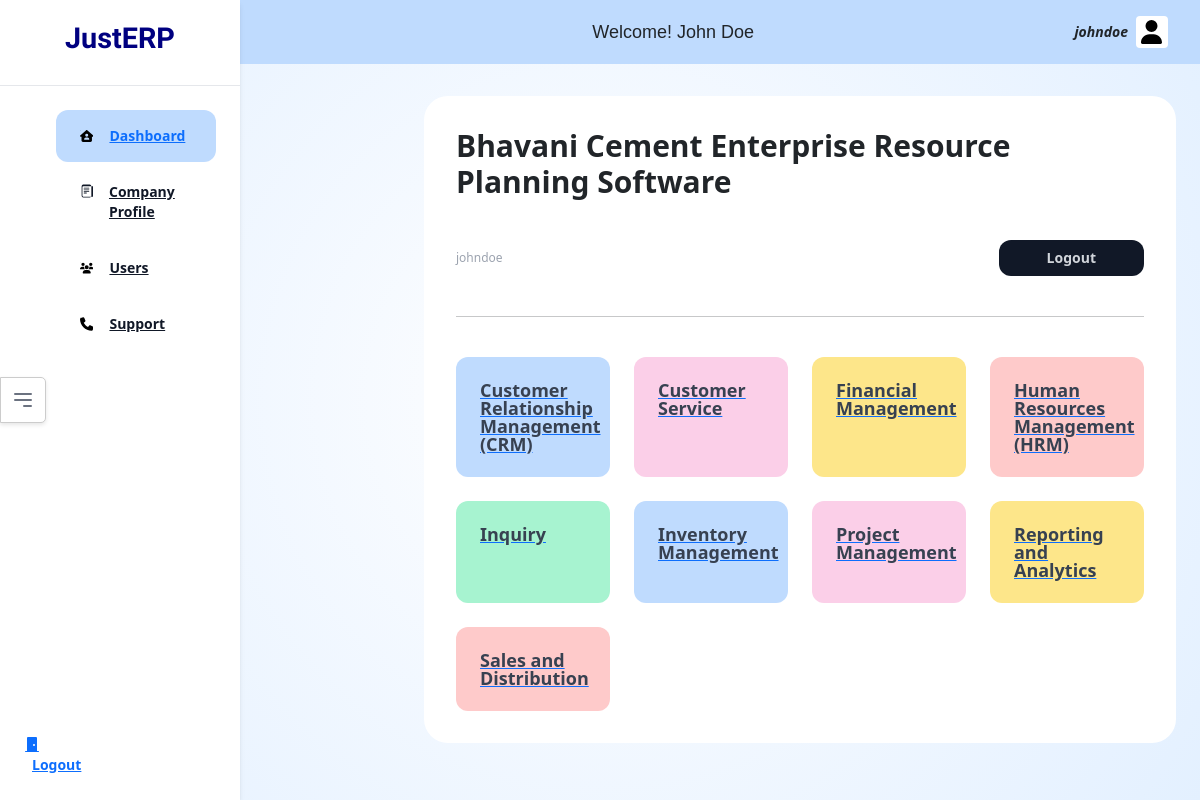
Page /home/dashboard/ (signed in) on the committed database.
### authapp/models.py (models this page shows, shortened)
class CustomUser(AbstractBaseUser, PermissionsMixin):
    username = models.CharField(max_length=150, unique=True)
    email = models.EmailField(unique=True)
    first_name = models.CharField(max_length=30)
    last_name = models.CharField(max_length=30)
    company=models.ForeignKey(CompanyProfile, on_delete=models.CASCADE, null=True)
    type = models.CharField(max_length=10, choices=[('root', 'Root'), ('normal', 'Normal')], default='normal')
    profile=models.ForeignKey(Profile, on_delete=models.PROTECT, null=True, blank=True)
    is_active = models.BooleanField(default=True)
    is_staff = models.BooleanField(default=False)
    permissions=models.ManyToManyField(Permission)
    date_joined = models.DateTimeField(default=timezone.now)
    objects = CustomUserManager()
    USERNAME_FIELD = 'email'
    REQUIRED_FIELDS = ['company','username', 'first_name', 'last_name']

class CompanyProfile(models.Model):
    company_id=models.AutoField(primary_key=True)
    company_name = models.CharField(max_length=100)
    contact_person_name = models.CharField(max_length=100)
    contact_email = models.EmailField()
    contact_phone = models.CharField(max_length=20)
    company_address = models.TextField(blank=True, null=True)
    business_description = models.TextField()
    country = CountryField()
    registration_number = models.CharField(max_length=100, blank=True, null=True)
    budget = models.DecimalField(max_digits=10, decimal_places=2)
    created_at = models.DateTimeField(auto_now_add=True)
    updated_at = models.DateTimeField(auto_now=True)

### home/models.py (models this page shows, shortened)
class CompanyModule(models.Model):
    cm_id=models.AutoField(primary_key=True)
    company = models.ForeignKey('authapp.CompanyProfile', on_delete=models.CASCADE)
    module= models.ForeignKey(Module, on_delete=models.CASCADE)

class Module(models.Model):
    module_id=models.AutoField(primary_key=True)
    module_code=models.SlugField(max_length=100, unique=True, blank=True)
    module_name=models.CharField(max_length=200)
    parent_module =models.ManyToManyField('self',symmetrical=False, related_name="child_module", blank=True)

### home/views.py (the view)
# urls.py: path('dashboard/', views.dashboard, name="dashboard"),
@login_required
def dashboard(request):
    user=request.user
    if user.is_authenticated:
        company=CompanyProfile.objects.get(pk=user.company.company_id)
        modules_installed=CompanyModule.objects.filter(company=company)
        context={'company_id':user.company.company_id,'company_name':user.company.company_name, 'username':user.username, 'first_name':user.first_name, 'last_name': user.last_name, 'email': user.email, 'modules':modules_installed}
        return render(request, 'home/dashboard.html', context)
    else:
        return redirect('/auth/login/')

### home/templatetags/custom_filter.py (called while the page is built)
@register.filter(name='not_in_deny_list')
def not_in_deny_list(value):
    deny_list = ["support", "users", "profile"]
    return value not in deny_list

### templates/home/dashboard.html (shortened to what this page needs)
{% extends "home/base.html" %}
{% block activedash %}200{% endblock %}
{% block body %}
{% load custom_filter %}
  <div class="max-w-4xl mx-auto">
    <div class="bg-white rounded-3xl p-8 mb-5">
      <h1 class="text-3xl font-bold mb-10">
        {{ company_name }} Enterprise Resource Planning Software
      </h1>
      <div class="flex items-center justify-between">
        <div class="flex items-stretch">
          <div class="text-gray-400 text-xs">{{ username }}</div>
        </div>
        <div class="flex items-center gap-x-2">
              <path
                d="M8 15c4.418 0 8-3.134 8-7s-3.582-7-8-7-8 3.134-8 7c0 1.76.743 3.37 1.97 4.6-.097 1.016-.417 2.13-.771 2.966-.079.186.074.394.273.362 2.256-.37 3.597-.938 4.18-1.234A9.06 9.06 0 0 0 8 15z"
              />
          <a href="/auth/logout/">
            <button
            type="button"
            class="inline-flex items-center justify-center h-9 px-5 rounded-xl bg-gray-900 text-gray-300 hover:text-white text-sm font-semibold transition"
          >
            Logout
          </button>
          </a>
        </div>
      </div>
      <hr class="my-10" />
      <div class="grid grid-cols-4 gap-6">
        {% for module in modules %}
        {% if module.module.module_code and module.module.module_code|not_in_deny_list %}
        <a href="/{{ module.module.module_code }}" class="p-4 bg-{% cycle 'blue' 'pink' 'yellow' 'red' 'green' %}-200 rounded-xl">
          <div class="font-bold text-lg text-gray-700 leading-none">{{ module.module.module_name }}</div>
        </a>
        {% endif %}
        {% endfor %}
      </div>
    </div>
  </div>
{% endblock %}

### templates/home/base.html (shortened to what this page needs)
<!DOCTYPE html>
<html lang="en">
  <head>
    {% load static %}
    <link
      href="https://cdn.jsdelivr.net/npm/tailwindcss@2.2.19/dist/tailwind.min.css"
      rel="stylesheet"
    />
    <link href="https://stackpath.bootstrapcdn.com/bootstrap/5.1.3/css/bootstrap.min.css" rel="stylesheet">
   <link rel="stylesheet" href="{% static 'css/base.css' %}">
  </head>
  <body class="relative bg-blue-50 overflow-hidden max-h-screen">
    <header class="fixed right-0 top-0 left-60 bg-blue-200 py-3 px-4 h-16">
      <div class="max-w-4xl mx-auto">
        <div  class="flex items-center justify-between">
          <div class="text-lg custom-font font-bold">Welcome! {{ first_name }} {{ last_name }}</div>
          <button id="custom-flex" type="button" data-bs-container="body" data-bs-toggle="popover" data-bs-html="true" data-bs-placement="bottom" data-bs-content="
          <div id='popover-box'>
            <div id='inner-content-user'>
              <div id='left-partition-user'>
                <span class=' img-border inline-flex items-center justify-center  text-gray-600 text-xs rounded bg-white transition ml-2'>
                  <img class='size-custom-i' src='{% static 'images/user-img.png' %}' alt=''>
                </span>
              </div>
              <div id='right-partition-user'>
                <div class='hidden lg:flex lg:flex-1 lg:justify-end'>
                  <a href='/auth/logout/' class='text-sm font-bold leading-6 text-gray-900'>Logout <span aria-hidden='true'>&rarr;</span></a>
                </div>
              </div>
            </div>
            <div class='user-details'>
              <p class='user-name'>{{ first_name }} {{ last_name }}</p>
              <p class='username'>{{ username }}</p>
              <a class='user-email' href='mailto:{{ email }}'>{{ email }}</a>
              <hr class='left-side-breaker'>
              <p id='company-written'>Company</p>
              <a href='/home/company-profile/' class='user-email'> <p class='user-company'>{{ company_name }}</p></a>
            </div>
          </div>
        ">
              <span class="text-sm"><em><b>{{ username }}</b></em></span>
              <span
                class="inline-flex items-center justify-center w-8 h-8 text-gray-600 text-xs rounded bg-white transition ml-2"
              >
              </span>
          </button>
        </div>
      </div>
    </header>
  <aside class="fixed inset-y-0 left-0 bg-white shadow-md max-h-screen w-60">
    <div class="flex flex-col justify-between h-full">
        <div class="flex-grow">
          <div class="px-4 py-6 text-center border-b">
            <h1 class="text-xl font-bold leading-none">
              <span class="main-logo-design">JustERP</span>
            </h1>
          </div>
          <div class="p-4">
            <ul class="space-y-1">
              <li>
                <a
                  href="/home/dashboard/"
                  class="flex items-center bg-blue-{% block activedash %}{% endblock %} rounded-xl font-bold text-sm  py-3 px-4"
                >
                  Dashboard
                </a>
              </li>
              <li>
                <a
                  href="/home/company-profile/"
                  class="flex bg-blue-{% block activecp %}{% endblock %} hover:bg-blue-50 rounded-xl font-bold text-sm text-gray-900 py-3 px-4"
                >
                  Company Profile
                </a>
              </li>
              <li>
                <a
                  href="/auth/users"
                  class="flex bg-blue-{% block activeusers %}{% endblock %} hover:bg-blue-50 rounded-xl font-bold text-sm text-gray-900 py-3 px-4"
                >
                  Users
                </a>
              </li>
              <li>
                <a
                  href="javascript:void(0)"
                  class="flex bg-blue-{% block activesupport %}{% endblock %} hover:bg-blue-50 rounded-xl font-bold text-sm text-gray-900 py-3 px-4"
                >
                  Support
                </a>
              </li>
            </ul>
          </div>
        </div>
        <a href="/auth/logout" id="sidebar-logout">
          <div class="p-4">
            <svg
              xmlns="http://www.w3.org/2000/svg"
              width="1em"
              height="1em"
              fill="currentColor"
              class=""
              viewBox="0 0 16 16"
            >
              <path
                d="M12 1a1 1 0 0 1 1 1v13h1.5a.5.5 0 0 1 0 1h-13a.5.5 0 0 1 0-1H3V2a1 1 0 0 1 1-1h8zm-2 9a1 1 0 1 0 0-2 1 1 0 0 0 0 2z"
              />
            </svg>
          <span class="font-bold text-sm ml-2">Logout</span>
        </div>
        </a>
    </div>
  </aside>
    <main class="ml-60 pt-16 max-h-screen overflow-auto">
      <div class="custt-outer">
        <button id="toggle-sidebar" class="text-gray-500 focus:outline-none">
          <svg xmlns="http://www.w3.org/2000/svg" class="h-6 w-6" fill="none" viewBox="0 0 24 24" stroke="currentColor">
            <path stroke-linecap="round" stroke-linejoin="round" stroke-width="2" d="M4 6h16M4 12h16m-7 6h7" />
          </svg>
        </button>
        <div class="px-6 py-8 main-area">
            {% block body %}{% endblock %}
        </div>
      </div>
    </main>
  </body>
</html>

### static/css/base.css (style rules this page uses)
body { background: rgb(255, 231, 241)!important; background: radial-gradient( circle, rgba(255, 227, 239, 0.01) 0%, #e3f0ff 100% )!important; }
.main-logo-design { font-size: 1.8rem; color: navy; font-weight: bold; font-family: "Satisfy", cursive; }
.custom-font { font-family: "Hind Siliguri", sans-serif; font-weight: 300; font-style: normal; }
.size-custom { height:75%; }
#custom-flex { display: flex; flex-direction: row; justify-content: space-between; align-items: center; }
.custom-icon { width: 12%; margin-right: 1rem; }
.custt-outer { display: flex; flex-direction: row; align-items: center; }
.main-area { margin-left: 10rem; }
#toggle-sidebar { position: fixed; top: 50%; left: 0; transform: translateY(-50%); z-index: 1000; background-color: #ffffff; border: 1px solid #ccc; border-radius: 0 5px 5px 0; padding: 10px; box-shadow: 0 2px 4px rgba(0, 0, 0, 0.1); }

### rows in the picture
CustomUser: first_name "John", last_name "Doe", username "johndoe"
CompanyProfile: company_name "Bhavani Cement"
CompanyModule: module.module_name "Customer Relationship Management (CRM)"
CompanyModule: module.module_name "Customer Service"
CompanyModule: module.module_name "Financial Management"
CompanyModule: module.module_name "Human Resources Management (HRM)"
CompanyModule: module.module_name "Inquiry"
CompanyModule: module.module_name "Inventory Management"
CompanyModule: module.module_name "Project Management"
CompanyModule: module.module_name "Reporting and Analytics"
CompanyModule: module.module_name "Sales and Distribution"
